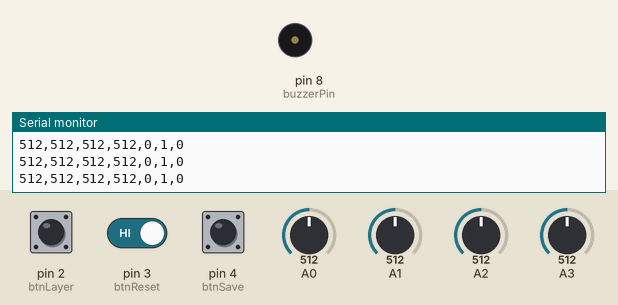
Bench run of a sketch on a simulated Arduino Uno, built with avr-gcc and run on an emulated ATmega328P. On the bench: buzzer (waves = sounding), the last lines printed to the serial monitor. The inputs (shaded band) are chosen by the test bench; at power-on: pin 4 (btnSave) HIGH, pin 3 (btnReset) HIGH, pin 2 (btnLayer) HIGH, A0 = 512, A1 = 512, A2 = 512, A3 = 512.

Above: at 1.2 s.
1.3 s: pin 4 (btnSave) pulled LOW for 0.15 s
At 1.38 s:
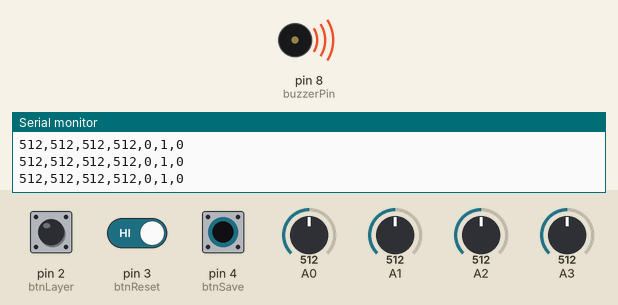
4.3 s: pin 3 (btnReset) driven LOW and pin 4 (btnSave) driven LOW
At 7.0 s:
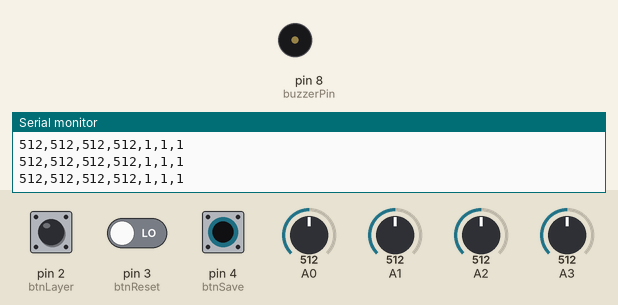
Timing chart, 0 to 8.5 s (numbered marks = the images above; inputs shaded):
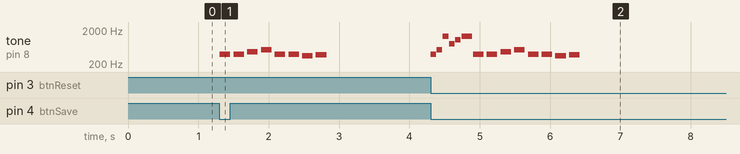

Measured:
- after the input at 1.3 s, tone on pin 8 (buzzerPin): plays 392 Hz for 0.15 s, 392 Hz for 0.15 s, 466 Hz for 0.15 s, 523 Hz for 0.15 s, 392 Hz for 0.15 s, 392 Hz for 0.15 s … (8 notes in this stretch), starting at once
- after the input at 4.3 s, tone on pin 8 (buzzerPin): plays 392 Hz for 0.08 s, 523 Hz for 0.08 s, 1319 Hz for 0.08 s, 784 Hz for 0.08 s, 1047 Hz for 0.08 s, 1319 Hz for 0.15 s … (14 notes in this stretch), starting at once

The sketch:

arduino_code.ino
```cpp
// --- Musical Notes ---
#define NOTE_G4  392
#define NOTE_AS4 466
#define NOTE_C5  523
#define NOTE_F4  349
#define NOTE_FS4 370
#define NOTE_B5  988
#define NOTE_E6  1319
#define NOTE_G5  784
#define NOTE_C6  1047

// Pin Mapping
const int btnLayer   = 2;
const int btnReset   = 3;
const int btnSave    = 4;
const int buzzerPin  = 8;

int currentLayer = 1;
bool lastLayerBtnState = HIGH;
bool lastResetBtnState = HIGH;
bool lastSaveBtnState  = HIGH;

void setup() {
  Serial.begin(115200);
  pinMode(btnLayer, INPUT_PULLUP);
  pinMode(btnReset, INPUT_PULLUP);
  pinMode(btnSave, INPUT_PULLUP);
  pinMode(buzzerPin, OUTPUT);
}

// --- MELODIES ---
void playMissionImpossible() {
  int melody[] = {NOTE_G4, NOTE_G4, NOTE_AS4, NOTE_C5, NOTE_G4, NOTE_G4, NOTE_F4, NOTE_FS4};
  int durations[] = {150, 150, 150, 150, 150, 150, 150, 150};
  for (int i = 0; i < 8; i++) {
    tone(buzzerPin, melody[i], durations[i]);
    delay(durations[i] * 1.3);
  }
  noTone(buzzerPin);
}

void playCoin() {
  tone(buzzerPin, NOTE_B5, 100);
  delay(100);
  tone(buzzerPin, NOTE_E6, 250);
  delay(250);
  noTone(buzzerPin);
}

void playMarioReset() {
  int melody[] = {NOTE_G4, NOTE_C5, NOTE_E6, NOTE_G5, NOTE_C6, NOTE_E6};
  int durations[] = {80, 80, 80, 80, 80, 150};
  for (int i = 0; i < 6; i++) {
    tone(buzzerPin, melody[i], durations[i]);
    delay(durations[i] * 1.1);
  }
  noTone(buzzerPin);
}

void loop() {
  // Read Potentiometers
  int p1 =  analogRead(A0);
  int p2 =  analogRead(A1);
  int p3 =  analogRead(A2);
  int p4 =  analogRead(A3);

  // Read Buttons
  bool layerRead = digitalRead(btnLayer);
  bool resetRead = digitalRead(btnReset);
  bool saveRead  = digitalRead(btnSave);

  // --- Button 1: Layer Logic (Toggle) ---
  if (layerRead == LOW && lastLayerBtnState == HIGH) {
    currentLayer = (currentLayer == 1) ? 0 : 1; // Properly toggle between 0 and 1
    playCoin();
  }
  lastLayerBtnState = layerRead;

  // --- Button 2: Reset Logic (Edge Detection) ---
  if (resetRead == LOW && lastResetBtnState == HIGH) {
    playMarioReset();
  }
  lastResetBtnState = resetRead;

  // --- Button 3: Save Logic (Edge Detection) ---
  if (saveRead == LOW && lastSaveBtnState == HIGH) {
    playMissionImpossible();
  }
  lastSaveBtnState = saveRead;

  // Serial Packet: P1,P2,P3,P4,SaveState,LayerID,ResetState
  Serial.print(p1);        Serial.print(",");
  Serial.print(p2);        Serial.print(",");
  Serial.print(p3);        Serial.print(",");
  Serial.print(p4);        Serial.print(",");
  Serial.print(!saveRead);  Serial.print(","); // Sends 1 if pressed
  Serial.print(currentLayer); Serial.print(",");
  Serial.println(!resetRead); // Sends 1 if pressed

  delay(20);
}
```
